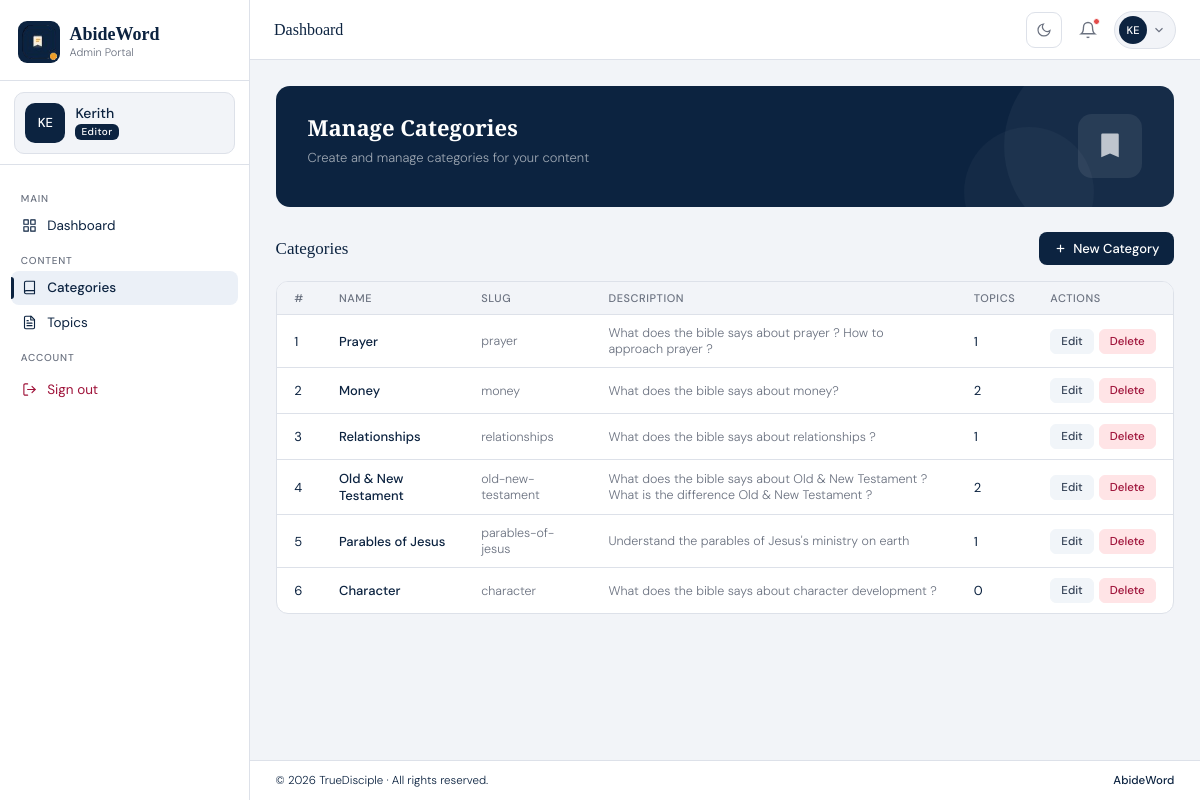
The app's page /admin/categories (signed in) with its own data.
### models.py (models this page shows)
class User(UserMixin, db.Model):
    id = db.Column(db.Integer, primary_key=True, autoincrement=True)
    name = db.Column(db.String(100), nullable=False)
    email = db.Column(db.String(120), nullable=False, unique=True)
    password_hash = db.Column(db.String(255), nullable=False)
    photo = db.Column(db.String(255))
    role = db.Column(db.String(20), default='admin')
    is_super_admin = db.Column(db.Boolean, default=False)
    is_active = db.Column(db.Boolean, default=True)
    created_at = db.Column(db.DateTime, default=datetime.utcnow)
    last_login = db.Column(db.DateTime)

class Category(db.Model):
    id = db.Column(db.Integer, primary_key=True, autoincrement=True)
    name = db.Column(db.String(100), nullable=False)
    slug = db.Column(db.String(100), nullable=False, unique=True)
    description = db.Column(db.Text)
    created_at = db.Column(db.DateTime, default=datetime.utcnow)
    abide_words = db.relationship('Topics', backref='category', lazy=True)

### app.py (the view, shortened to what this page needs)
@app.route('/admin/categories', methods=['GET', 'POST'])
@login_required
def categories():
    categories = Category.query.all()
    return render_template('admin/categories.html', categories=categories, category_count=len(categories))

### app.py (called while the page is built)
@login_manager.user_loader
def load_user(user_id):
    return User.query.get(int(user_id))

### templates/admin/categories.html (shortened to what this page needs)
<!DOCTYPE html>
<html lang="en">
<head>
<link rel="stylesheet" href="{{ url_for('static', filename='css/style.css') }}"/>
</head>
<body>
<div class="layout">
{% include 'admin/components/sidebar.html' %}
<div class="main">
  {% include 'admin/components/topbar.html' %}
  <main class="content">
    <div class="banner">
      <div class="banner-text">
        <div class="banner-title">Manage Categories</div>
        <div class="banner-sub">Create and manage categories for your content</div>
      </div>
      <div class="banner-icon">
        <svg viewBox="0 0 24 24"><path d="M6 2h12a1 1 0 011 1v18l-7-3-7 3V3a1 1 0 011-1z"/></svg>
      </div>
    </div>
    <div id="page-categories" class="page-content active">
      <div class="section-header">
        <span class="section-title">Categories</span>
        <button class="btn-primary" onclick="toggleForm('catForm')">
          <svg viewBox="0 0 24 24"><line x1="12" y1="5" x2="12" y2="19"/><line x1="5" y1="12" x2="19" y2="12"/></svg>
          New Category
        </button>
      </div>
      <div class="full-panel">
        <div class="table-wrap">
          <table>
            <thead><tr><th>#</th><th>Name</th><th>Slug</th><th>Description</th><th>Topics</th><th>Actions</th></tr></thead>
            <tbody>
              {% for category in categories %}
              <tr>
                <td>{{ loop.index }}</td>
                <td class="td-bold">{{ category.name }}</td>
                <td class="td-muted">{{ category.slug }}</td>
                <td class="td-muted">{{ category.description or '-' }}</td>
                <td>{{ category.abide_words|length }}</td>
                <td>
                  <div class="action-btns">
                    <form action="/admin/categories/{{ category.id }}/edit" method="GET" style="display:inline;">
                      <button type="submit" class="btn-e">Edit</button>
                    </form>
                    <form action="/admin/categories/{{ category.id }}/delete" method="POST" style="display:inline;">
                      <button type="submit" class="btn-d" onclick="showDeletePopup(event)">Delete</button>
                    </form>
                  </div>
                </td>
              </tr>
              {% endfor %}
            </tbody>
          </table>
        </div>
      </div>
    </div>
  </main>
  {% include 'admin/components/footer.html' %}
</div>
</div>
</body>
</html>

### templates/admin/components/sidebar.html (shortened to what this page needs)
<aside class="sidebar" id="sidebar">
  <div class="sidebar-header">
    <div class="s-logo">
      <img src="{{ url_for('static', filename='img/logo.png') }}" alt="AbideWord Logo"/>
    </div>
    <div>
      <div class="s-brand">AbideWord</div>
      <div class="s-tag">Admin Portal</div>
    </div>
  </div>
  <div class="sidebar-profile-wrapper">
    <div href="/admin/profile" class="sidebar-profile-chip">
      <div class="sidebar-chip-avatar">
        {% if current_user.photo %}
          <img src="{{ url_for('static', filename='uploads/users/' + current_user.photo) }}" alt="{{ current_user.name }}"/>
        {% else %}
          {{ current_user.name[:2].upper() }}
        {% endif %}
      </div>
      <div class="sidebar-chip-info">
        <span class="sidebar-chip-name">{{ current_user.name }}</span>
        <span class="sidebar-chip-role">{{ 'Super Admin' if current_user.is_super_admin else current_user.role|capitalize }}</span>
      </div>
    </div>
  </div>
  <nav class="sidebar-nav">
    <div class="nav-label">Main</div>
    <a href="/admin" class="nav-item">
      <svg viewBox="0 0 24 24" fill="none" stroke="currentColor" stroke-width="2" stroke-linecap="round" stroke-linejoin="round"><rect x="3" y="3" width="7" height="7"/><rect x="14" y="3" width="7" height="7"/><rect x="14" y="14" width="7" height="7"/><rect x="3" y="14" width="7" height="7"/></svg>
      Dashboard
    </a>
    <div class="nav-label">Content</div>
    <a href="/admin/categories" class="nav-item">
      <svg viewBox="0 0 24 24" fill="none" stroke="currentColor" stroke-width="2" stroke-linecap="round" stroke-linejoin="round"><path d="M4 19.5A2.5 2.5 0 0 1 6.5 17H20"/><path d="M6.5 2H20v20H6.5A2.5 2.5 0 0 1 4 19.5v-15A2.5 2.5 0 0 1 6.5 2z"/></svg>
      Categories
    </a>
    <a href="/admin/topics" class="nav-item">
      Topics
    </a>
    <div class="nav-label">Account</div>
    <button class="nav-item logout" onclick="window.location.href='/logout'">
      <svg viewBox="0 0 24 24" fill="none" stroke="currentColor" stroke-width="2" stroke-linecap="round" stroke-linejoin="round"><path d="M9 21H5a2 2 0 0 1-2-2V5a2 2 0 0 1 2-2h4"/><polyline points="16 17 21 12 16 7"/><line x1="21" y1="12" x2="9" y2="12"/></svg>
      Sign out
    </button>
  </nav>
</aside>

### templates/admin/components/topbar.html (shortened to what this page needs)
<header class="topbar">
  <span class="page-title" id="pageLabel">Dashboard</span>
  <div class="topbar-right">
    <button class="theme-toggle" onclick="toggleTheme()" title="Toggle dark mode" id="themeBtn">
      <svg id="themeIcon" viewBox="0 0 24 24"><path d="M21 12.79A9 9 0 1111.21 3 7 7 0 0021 12.79z"/></svg>
    </button>
    <button class="icon-btn" onclick="toggleNotif()" title="Notifications">
      <svg viewBox="0 0 24 24"><path d="M18 8A6 6 0 006 8c0 7-3 9-3 9h18s-3-2-3-9"/><path d="M13.73 21a2 2 0 01-3.46 0"/></svg>
      <span class="notif-dot"></span>
    </button>
    <div class="profile-chip">
      <div class="chip-avatar">
        {% if current_user.photo %}
          <img src="{{ url_for('static', filename='uploads/users/' + current_user.photo) }}" alt="{{ current_user.name }}"/>
        {% else %}
          {{ current_user.name[:2].upper() }}
        {% endif %}
      </div>
      <button class="chip-drop" onclick="toggleProfileDrop()">
        <svg viewBox="0 0 24 24"><path d="M6 9l6 6 6-6"/></svg>
      </button>
    </div>
  </div>
</header>

### records on screen
User: name "KE", name "Kerith", is_super_admin+role "Editor"
Category: name "Prayer", slug "prayer", description "What does the bible says about prayer ? How to approach prayer ?", abide_words|length "1"
Category: name "Money", slug "money", description "What does the bible says about money?", abide_words|length "2"
Category: name "Relationships", slug "relationships", description "What does the bible says about relationships ?", abide_words|length "1"
Category: name "Old & New Testament", slug "old-new-testament", description "What does the bible says about Old & New Testament ? What is the difference Old & New Testament ?", abide_words|length "2"
Category: name "Parables of Jesus", slug "parables-of-jesus", description "Understand the parables of Jesus's ministry on earth", abide_words|length "1"
Category: name "Character", slug "character", description "What does the bible says about character development ?", abide_words|length "0"
